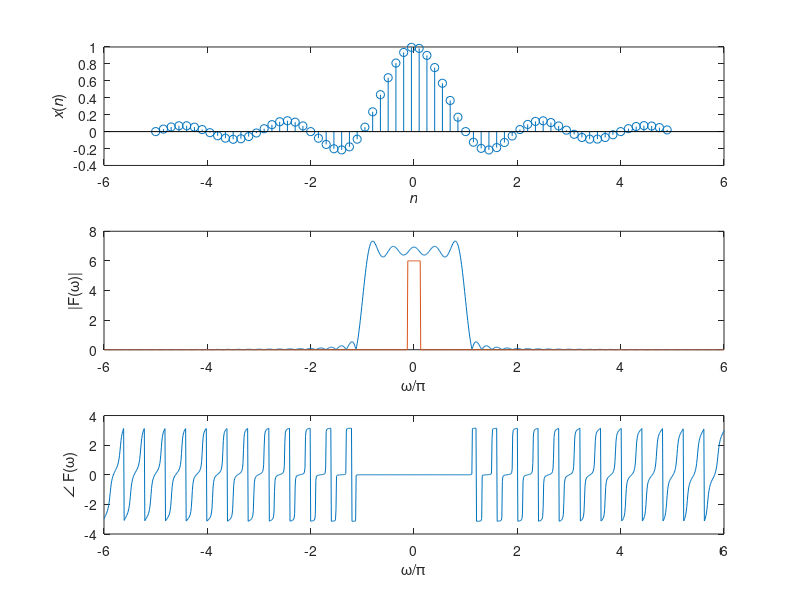

MATLAB code for this plot:
clc
clear all

a=0.9;
n=-5:0.15:5;
omega_x=-6*pi:0.01*pi:6*pi;

for ii=1:length(n)
    if n(ii) == 0
        x_n(ii)=1;
    else
        x_n(ii)=sin(pi*n(ii))/(pi*n(ii));
    end
end

subplot(3,1,1)
stem(n, x_n)
xlabel('\it{n}')
ylabel('{\itx}({\itn})')

for jj=1:length(omega_x)
    for ii=1:length(n)
        expo_x(jj,ii)=exp(-1j*omega_x(jj)*n(ii));
    end
    F_omega(jj)=sum(x_n.*expo_x(jj,:));

end

for ii=1:length(omega_x)


   if(omega_x(ii)<-pi/8)
         F_omega_theo_mag(ii)=0;
     elseif((omega_x(ii)>=-pi/8)&&(omega_x(ii)<=pi/8))
         F_omega_theo_mag(ii)=6;
     else
         F_omega_theo_mag(ii)=0;
     end
        

end

subplot(3,1,2)
plot(omega_x/pi, abs(F_omega), omega_x/pi, abs(F_omega_theo_mag))
xlabel('\omega/\pi')
ylabel('|F(\omega)|')

angle_F_omega=angle(F_omega);

subplot(3,1,3)
plot(omega_x/pi,angle_F_omega)
xlabel('\omega/\pi')
ylabel('\angle F(\omega)')
